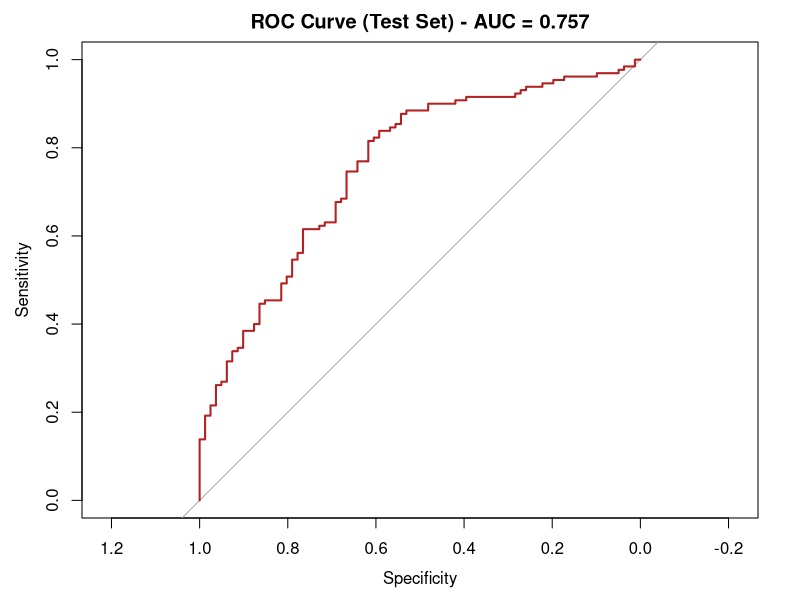

This figure's R source:
## ---- chunk 1
knitr::opts_knit$set(root.dir = ".")
knitr::opts_chunk$set(echo = TRUE, warning = FALSE, message = FALSE)
## ---- chunk 2
library(tidyverse)
library(caret)
library(pROC)
library(broom)

data <- read.csv("dataset/osmi_clean_combined.csv")

# Ensure reference levels are set logically for interpretation
data <- data %>%
  mutate(
    Treatment_Cat = factor(Treatment_Cat, levels = c("No", "Yes")),
    Gender_Category = relevel(factor(Gender_Category), ref = "Male"),
    Family_History = relevel(factor(Family_History), ref = "I don't know"),
    Tech_Company_Cat = relevel(factor(Tech_Company_Cat), ref = "No")
  )

set.seed(2026)
train_idx <- sample(nrow(data), floor(0.8 * nrow(data)))
train <- data[train_idx, ]
test  <- data[-train_idx, ]

cat("Training cases:", nrow(train), "| Test cases:", nrow(test), "\n")
## ---- chunk 3
logit_model <- glm(
  Treatment_Cat ~ Age + Gender_Category + Family_History + 
    Employer_Mental_Importance + Employer_Phys_Importance + 
    Coworker_Reaction_Score + Tech_Company_Cat,
  family = binomial(link = "logit"),
  data = train
)

# Extract coefficients, odds ratios, p-values, and 95% Wald confidence
# intervals directly from the fitted model.
wald_ci <- confint.default(logit_model)
model_tidy <- broom::tidy(logit_model)

odds_ratios <- model_tidy %>%
  filter(term != "(Intercept)") %>%
  mutate(
    conf_low = wald_ci[term, 1],
    conf_high = wald_ci[term, 2],
    Predictor = dplyr::case_when(
      term == "Age" ~ "Age",
      term == "Gender_CategoryFemale" ~ "Gender: Female",
      term == "Gender_CategoryOther" ~ "Gender: Other",
      term == "Family_HistoryNo" ~ "Family history: No",
      term == "Family_HistoryYes" ~ "Family history: Yes",
      term == "Employer_Mental_Importance" ~ "Employer mental importance",
      term == "Employer_Phys_Importance" ~ "Employer physical importance",
      term == "Coworker_Reaction_Score" ~ "Coworker reaction score",
      term == "Tech_Company_CatYes" ~ "Technology company",
      TRUE ~ term
    ),
    `Odds Ratio (OR)` = exp(estimate),
    `95% CI for OR` = sprintf("%.3f to %.3f", exp(conf_low), exp(conf_high)),
    Significant = p.value < 0.05,
    Estimate = round(estimate, 3),
    `Odds Ratio (OR)` = round(`Odds Ratio (OR)`, 3),
    `P-value` = if_else(p.value < 0.001, "< 0.001", sprintf("%.3f", p.value))
  ) %>%
  select(Predictor, Estimate, `Odds Ratio (OR)`, `95% CI for OR`, `P-value`, Significant)

knitr::kable(odds_ratios, caption = "Adjusted Odds Ratios for Seeking Treatment")

term_stat <- function(model_term, statistic) {
  model_tidy %>% filter(.data$term == model_term) %>% pull({{ statistic }})
}
fmt3 <- function(x) format(round(x, 3), nsmall = 3)

age_or <- exp(term_stat("Age", estimate))
age_p <- term_stat("Age", p.value)
female_or <- exp(term_stat("Gender_CategoryFemale", estimate))
female_p <- term_stat("Gender_CategoryFemale", p.value)
other_or <- exp(term_stat("Gender_CategoryOther", estimate))
other_p <- term_stat("Gender_CategoryOther", p.value)
family_no_beta <- term_stat("Family_HistoryNo", estimate)
family_no_or <- exp(family_no_beta)
family_no_p <- term_stat("Family_HistoryNo", p.value)
family_yes_beta <- term_stat("Family_HistoryYes", estimate)
family_yes_or <- exp(family_yes_beta)
family_yes_p <- term_stat("Family_HistoryYes", p.value)
family_yes_vs_no_or <- family_yes_or / family_no_or
## ---- chunk 4
# Generate probabilities and classes on the Test Set
test_probs <- predict(logit_model, newdata = test, type = "response")
test_preds <- factor(ifelse(test_probs >= 0.5, "Yes", "No"), levels = c("No", "Yes"))
actual_class <- test$Treatment_Cat

# Confusion Matrix
conf_matrix <- confusionMatrix(test_preds, actual_class, positive = "Yes")
print(conf_matrix$table)

# Extract Metrics for inline text
acc_val <- conf_matrix$overall["Accuracy"]
prec_val <- conf_matrix$byClass["Pos Pred Value"]
rec_val <- conf_matrix$byClass["Sensitivity"]

# ROC and AUC
roc_curve <- roc(actual_class, test_probs)
auc_value <- as.numeric(auc(roc_curve))

cat("\nAccuracy: ", round(acc_val, 3))
cat("\nPrecision:", round(prec_val, 3))
cat("\nRecall:   ", round(rec_val, 3))
cat("\nROC-AUC:  ", round(auc_value, 3), "\n")

plot(roc_curve, col = "firebrick", lwd = 2, 
     main = paste("ROC Curve (Test Set) - AUC =", round(auc_value, 3)))
## ---- chunk 5
# Random Forest needs its own package
library(randomForest)

# Numeric design matrix (same predictors as the logistic model) for x/y interface
rf_X <- model.matrix(
  ~ Age + Gender_Category + Family_History + Employer_Mental_Importance +
    Employer_Phys_Importance + Coworker_Reaction_Score + Tech_Company_Cat,
  data = train
)[, -1]
rf_y <- train$Treatment_Cat

# ---- 5-fold stratified cross-validation to tune the random forest ----
set.seed(2026)
folds <- createFolds(rf_y, k = 5, list = TRUE, returnTrain = TRUE)

grid <- expand.grid(
  mtry     = c(2, 3, 5),
  maxnodes = c(8, 16, 32),
  ntree    = c(100, 300)
)

cv_results <- data.frame()
for (g in seq_len(nrow(grid))) {
  aucs <- numeric(5)
  for (f in seq_along(folds)) {
    tr_idx <- folds[[f]]
    set.seed(123)
    rf_f <- randomForest(
      x = rf_X[tr_idx, , drop = FALSE], y = rf_y[tr_idx],
      mtry = grid$mtry[g], maxnodes = grid$maxnodes[g], ntree = grid$ntree[g]
    )
    p_f <- predict(rf_f, rf_X[-tr_idx, , drop = FALSE], type = "prob")[, "Yes"]
    aucs[f] <- as.numeric(auc(roc(rf_y[-tr_idx], p_f)))
  }
  cv_results <- rbind(cv_results, data.frame(
    mtry = grid$mtry[g], maxnodes = grid$maxnodes[g],
    ntree = grid$ntree[g], CV_AUC = round(mean(aucs), 4)
  ))
}
best_cfg <- cv_results[which.max(cv_results$CV_AUC), ]
knitr::kable(cv_results[order(-cv_results$CV_AUC), ],
             caption = "5-fold CV tuning of the random forest (mean validation AUC)")

# ---- Retrain best config on the full training set and score the test set ----
set.seed(123)
rf_model <- randomForest(
  x = rf_X, y = rf_y,
  mtry = best_cfg$mtry, maxnodes = best_cfg$maxnodes,
  ntree = best_cfg$ntree, importance = TRUE
)

# Out-of-bag error rate
oob_err <- mean(rf_model$err.rate[, 1])

# Predict on the held-out test set (use the same model.matrix structure)
rf_X_test <- model.matrix(
  ~ Age + Gender_Category + Family_History + Employer_Mental_Importance +
    Employer_Phys_Importance + Coworker_Reaction_Score + Tech_Company_Cat,
  data = test
)[, -1]
rf_probs <- predict(rf_model, rf_X_test, type = "prob")[, "Yes"]
rf_preds <- factor(ifelse(rf_probs >= 0.5, "Yes", "No"), levels = c("No", "Yes"))

rf_cm <- confusionMatrix(rf_preds, test$Treatment_Cat, positive = "Yes")
print(rf_cm$table)

# Metrics
rf_acc  <- rf_cm$overall["Accuracy"]
rf_prec <- rf_cm$byClass["Precision"]
rf_rec  <- rf_cm$byClass["Sensitivity"]
rf_f1   <- rf_cm$byClass["F1"]
rf_auc  <- as.numeric(auc(roc(test$Treatment_Cat, rf_probs)))

cat("\nBest config (5-fold CV): mtry =", best_cfg$mtry,
    ", maxnodes =", best_cfg$maxnodes, ", ntree =", best_cfg$ntree)
cat("\nRandom Forest OOB error: ", round(oob_err, 3))
cat("\nAccuracy: ", round(rf_acc, 3))
cat("\nPrecision:", round(rf_prec, 3))
cat("\nRecall:   ", round(rf_rec, 3))
cat("\nF1-Score: ", round(rf_f1, 3))
cat("\nROC-AUC:  ", round(rf_auc, 3), "\n")
## ---- chunk 6
# Variable importance: how much each predictor reduces classification accuracy.
# Aggregate dummy-level rows back to their original predictors.
raw_imp <- importance(rf_model)[, "MeanDecreaseAccuracy", drop = FALSE]
base_names <- sub('(Gender_Category|Family_History|Tech_Company_Cat).*', '\\1',
                  rownames(raw_imp))
imp_by_predictor <- rowsum(raw_imp[, 1], base_names, reorder = FALSE)
rf_imp <- imp_by_predictor[, 1]
names(rf_imp) <- rownames(imp_by_predictor)

rf_imp_df <- data.frame(
  Predictor = names(rf_imp),
  MeanDecreaseAccuracy = round(rf_imp, 2)
) %>%
  arrange(desc(MeanDecreaseAccuracy))
knitr::kable(rf_imp_df, caption = "Random Forest Variable Importance (Mean Decrease in Accuracy)")
## ---- chunk 7
# Comparison of the two classifiers on the held-out test set
logit_f1 <- 2 * prec_val * rec_val / (prec_val + rec_val)
comparison_rf <- tibble(
  Model = c("Binary Logistic Regression", "Random Forest"),
  Accuracy  = c(round(acc_val, 3), round(rf_acc, 3)),
  Precision = c(round(prec_val, 3), round(rf_prec, 3)),
  Recall    = c(round(rec_val, 3), round(rf_rec, 3)),
  `F1-Score` = c(round(logit_f1, 3), round(rf_f1, 3)),
  `ROC-AUC` = c(round(auc_value, 3), round(rf_auc, 3))
)
knitr::kable(comparison_rf, caption = "Test-Set Comparison: Logistic vs. Random Forest")
## ---- chunk 8
# Build the numeric design matrix (same predictors as the logistic model);
# one-hot encode the categorical predictors, dropping base levels as in model.matrix
X_all <- model.matrix(
  ~ Age + Gender_Category + Family_History + Employer_Mental_Importance +
    Employer_Phys_Importance + Coworker_Reaction_Score + Tech_Company_Cat,
  data = rbind(train, test)
)[, -1]

n_train <- nrow(train)
X_train_mat <- X_all[1:n_train, ]
X_test_mat  <- X_all[(n_train + 1):nrow(X_all), ]

# PCA on the TRAINING set only (center + scale), then transform test
pca_fit <- prcomp(X_train_mat, center = TRUE, scale. = TRUE)

# Proportion of variance explained by the first k components
cum_var <- cumsum(pca_fit$sdev^2 / sum(pca_fit$sdev^2))

# Transform both sets using the training PCA loadings
Z_train <- predict(pca_fit, newdata = X_train_mat)
Z_test  <- predict(pca_fit, newdata = X_test_mat)

# Variance explained
pca_summary <- tibble(
  Component = 1:length(cum_var),
  `Prop. Variance` = round(pca_fit$sdev^2 / sum(pca_fit$sdev^2), 3),
  `Cumulative`      = round(cum_var, 3)
)
knitr::kable(pca_summary, caption = "Variance explained by PCA components")
## ---- chunk 9
# ---- 5-fold stratified CV to tune the PCA random forest (k = 8 components) ----
k_pca <- 8   # drop the lowest-variance component from the 9-feature design matrix

set.seed(2026)
pca_folds <- createFolds(train$Treatment_Cat, k = 5, list = TRUE, returnTrain = TRUE)

pca_grid <- expand.grid(
  mtry     = c(1, 2, 3),
  maxnodes = c(8, 16, 32),
  ntree    = c(100, 300)
)

pca_cv_results <- data.frame()
for (g in seq_len(nrow(pca_grid))) {
  aucs <- numeric(5)
  for (f in seq_along(pca_folds)) {
    tr_idx <- pca_folds[[f]]
    set.seed(123)
    rf_pca_f <- randomForest(
      x = Z_train[tr_idx, 1:k_pca, drop = FALSE], y = train$Treatment_Cat[tr_idx],
      mtry = pca_grid$mtry[g], maxnodes = pca_grid$maxnodes[g],
      ntree = pca_grid$ntree[g]
    )
    p_f <- predict(rf_pca_f, Z_train[-tr_idx, 1:k_pca, drop = FALSE], type = "prob")[, "Yes"]
    aucs[f] <- as.numeric(auc(roc(train$Treatment_Cat[-tr_idx], p_f)))
  }
  pca_cv_results <- rbind(pca_cv_results, data.frame(
    mtry = pca_grid$mtry[g], maxnodes = pca_grid$maxnodes[g],
    ntree = pca_grid$ntree[g], CV_AUC = round(mean(aucs), 4)
  ))
}
pca_best_cfg <- pca_cv_results[which.max(pca_cv_results$CV_AUC), ]
knitr::kable(pca_cv_results[order(-pca_cv_results$CV_AUC), ],
             caption = "5-fold CV tuning of the PCA random forest (k = 8 components, mean validation AUC)")

# ---- Retrain best PCA config on the full training set, score the test set ----
set.seed(123)
rf_pca <- randomForest(
  x = Z_train[, 1:k_pca, drop = FALSE], y = train$Treatment_Cat,
  mtry = pca_best_cfg$mtry, maxnodes = pca_best_cfg$maxnodes,
  ntree = pca_best_cfg$ntree
)

p_pca_rf <- predict(rf_pca, Z_test[, 1:k_pca, drop = FALSE], type = "prob")[, "Yes"]
cl_pca_rf <- factor(ifelse(p_pca_rf >= 0.5, "Yes", "No"), levels = c("No", "Yes"))
cm_pca_rf <- confusionMatrix(cl_pca_rf, test$Treatment_Cat, positive = "Yes")

pca_rf_auc  <- as.numeric(auc(roc(test$Treatment_Cat, p_pca_rf)))
pca_rf_acc  <- cm_pca_rf$overall["Accuracy"]
pca_rf_prec <- cm_pca_rf$byClass["Precision"]
pca_rf_rec  <- cm_pca_rf$byClass["Sensitivity"]
pca_rf_f1   <- cm_pca_rf$byClass["F1"]

cat("\nBest PCA config (5-fold CV): mtry =", pca_best_cfg$mtry,
    ", maxnodes =", pca_best_cfg$maxnodes, ", ntree =", pca_best_cfg$ntree)
cat("\nPCA-RF (k=8) Accuracy:", round(pca_rf_acc, 3),
    " Precision:", round(pca_rf_prec, 3),
    " Recall:", round(pca_rf_rec, 3),
    " F1:", round(pca_rf_f1, 3),
    " ROC-AUC:", round(pca_rf_auc, 3), "\n")
## ---- chunk 10
# 3-way comparison: logistic, raw random forest, and PCA random forest
comparison_pca <- tibble(
  Model = c("Binary Logistic", "Random Forest (raw)", "Random Forest (PCA k=8)"),
  Accuracy  = c(round(acc_val, 3), round(rf_acc, 3), round(pca_rf_acc, 3)),
  Precision = c(round(prec_val, 3), round(rf_prec, 3), round(pca_rf_prec, 3)),
  Recall    = c(round(rec_val, 3), round(rf_rec, 3), round(pca_rf_rec, 3)),
  `F1-Score` = c(round(logit_f1, 3), round(rf_f1, 3), round(pca_rf_f1, 3)),
  `ROC-AUC` = c(round(auc_value, 3), round(rf_auc, 3), round(pca_rf_auc, 3))
)
knitr::kable(comparison_pca, caption = "Test-Set Comparison: Logistic vs. Random Forest (raw and PCA)")
